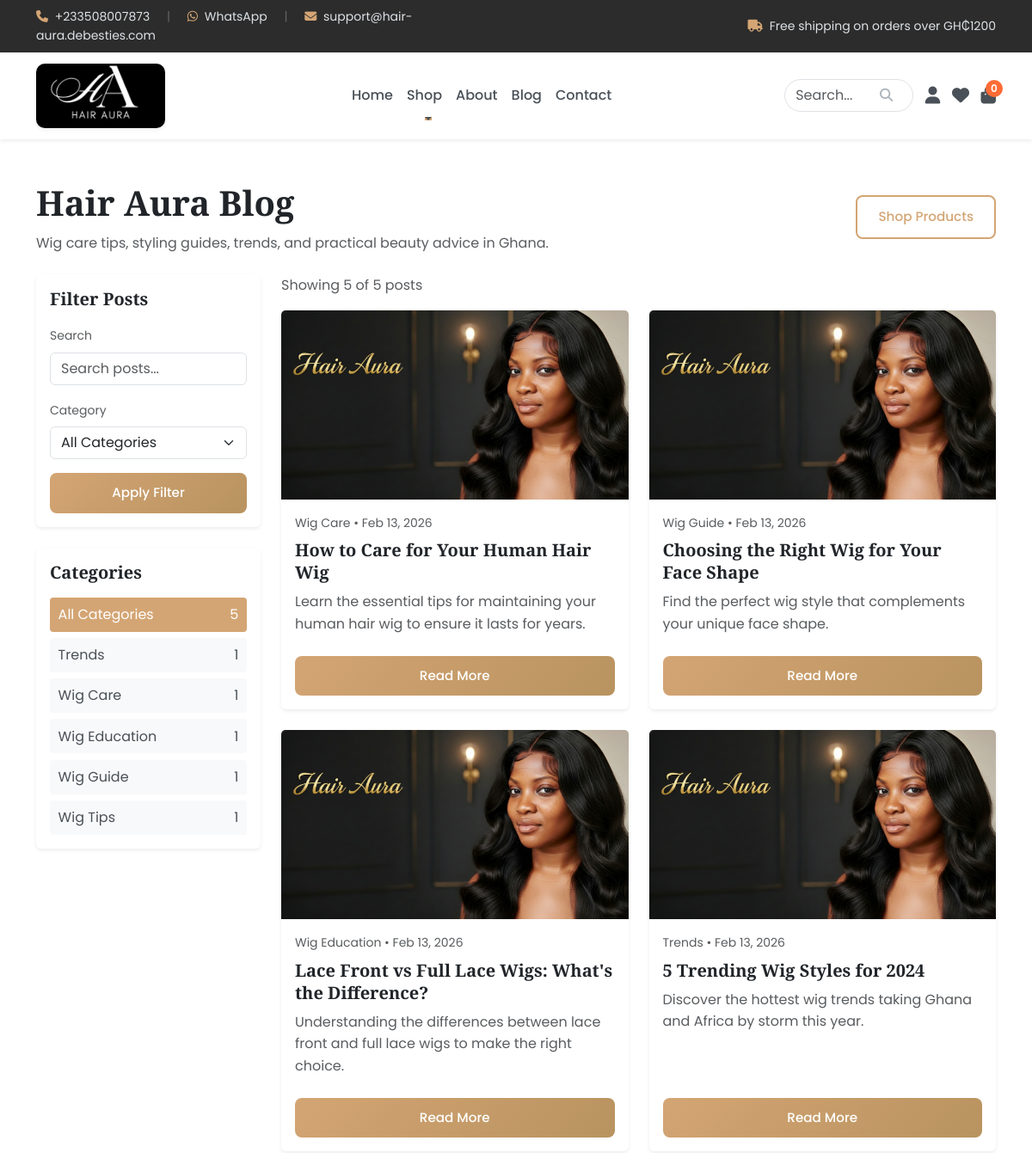
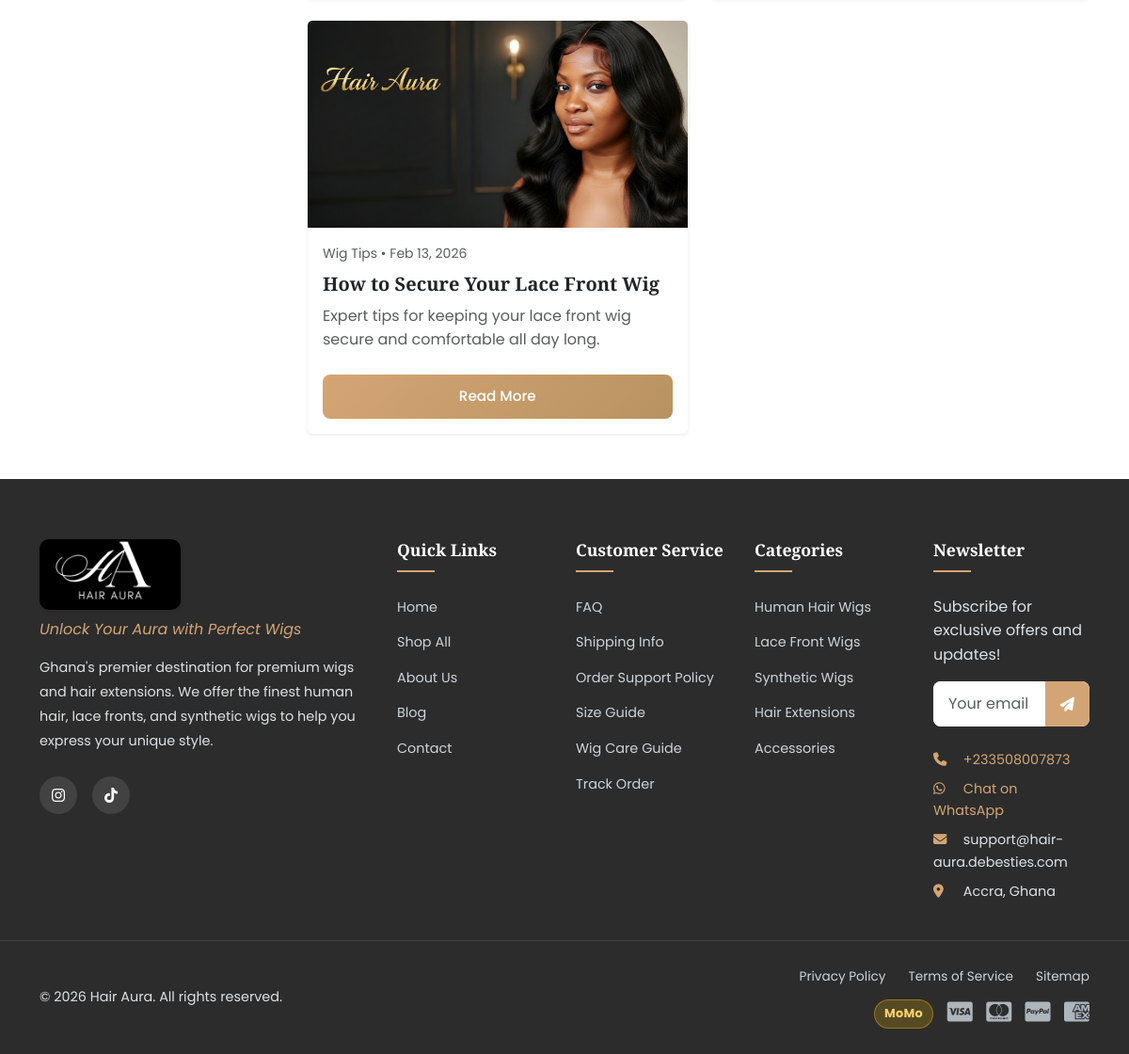
Page /blog on the committed database (2 pictures, top to bottom).
### tables this page shows
CREATE TABLE `blog_posts` (
    `id` INT UNSIGNED AUTO_INCREMENT PRIMARY KEY,
    `title` VARCHAR(255) NOT NULL,
    `slug` VARCHAR(255) NOT NULL UNIQUE,
    `excerpt` TEXT DEFAULT NULL,
    `content` LONGTEXT NOT NULL,
    `featured_image` VARCHAR(255) DEFAULT NULL,
    `author_id` INT UNSIGNED NOT NULL,
    `category` VARCHAR(100) DEFAULT 'General',
    `tags` VARCHAR(255) DEFAULT NULL,
    `meta_title` VARCHAR(60) DEFAULT NULL,
    `meta_description` VARCHAR(160) DEFAULT NULL,
    `view_count` INT UNSIGNED DEFAULT 0,
    `is_published` TINYINT(1) DEFAULT 0,
    `published_at` DATETIME DEFAULT NULL,
    `created_at` TIMESTAMP DEFAULT CURRENT_TIMESTAMP,
    `updated_at` TIMESTAMP DEFAULT CURRENT_TIMESTAMP ON UPDATE CURRENT_TIMESTAMP,
    FOREIGN KEY (`author_id`) REFERENCES `users`(`id`) ON DELETE RESTRICT,
    INDEX `idx_slug` (`slug`),
    INDEX `idx_published` (`is_published`),
    INDEX `idx_category` (`category`),
    FULLTEXT INDEX `idx_search` (`title`, `content`)
);

### app/Views/pages/blog.php (the view, shortened to what the rows shown need)
<?php
$selectedCategory = $selectedCategory ?? '';
$searchQuery = $searchQuery ?? '';
$pagination = $pagination ?? ['current_page' => 1, 'last_page' => 1, 'total' => count($posts ?? [])];
$categories = $categories ?? [];
$buildBlogUrl = function(int $page = 1, ?string $category = null, ?string $query = null): string {
    $params = [];
    if ($page > 1) {
        $params['page'] = $page;
    }
    if (!empty($category)) {
        $params['category'] = $category;
    }
    if (!empty($query)) {
        $params['q'] = $query;
    }
    $base = url('/blog');
    return empty($params) ? $base : $base . '?' . http_build_query($params);
};
$resolveBlogImage = function(array $post): string {
    if (empty($post['featured_image'])) {
        return asset('/img/product-placeholder.png');
    }
    $image = trim((string) $post['featured_image']);
    if ($image === '') {
        return asset('/img/product-placeholder.png');
    }
    if (str_starts_with($image, 'http://') || str_starts_with($image, 'https://')) {
        return $image;
    }
    if (str_starts_with($image, '/')) {
        return $image;
    }
    if (str_contains($image, '/')) {
        return asset('/uploads/' . ltrim($image, '/'));
    }
    return asset('/uploads/blog/' . ltrim($image, '/'));
};
?>
<section class="blog-page py-5">
    <div class="container">
        <div class="blog-page-heading d-flex flex-wrap justify-content-between align-items-center gap-3 mb-4">
            <div>
                <h1 class="mb-2">Hair Aura Blog</h1>
                <p class="text-muted mb-0">Wig care tips, styling guides, trends, and practical beauty advice in Ghana.</p>
            </div>
            <a href="<?= url('/shop') ?>" class="btn btn-outline-primary">Shop Products</a>
        </div>
        <div class="row g-4">
            <aside class="col-lg-3">
                <div class="card shadow-sm border-0 mb-4">
                    <div class="card-body">
                        <h5 class="mb-3">Filter Posts</h5>
                        <form method="get" action="<?= url('/blog') ?>" class="search-form blog-filter-form" data-live-search="blog">
                            <div class="mb-3">
                                <label class="form-label small text-muted">Search</label>
                                <input type="text" name="q" class="form-control" placeholder="Search posts..." value="<?= htmlspecialchars($searchQuery) ?>" autocomplete="off">
                            </div>
                            <div class="mb-3">
                                <label class="form-label small text-muted">Category</label>
                                <select name="category" class="form-select">
                                    <option value="">All Categories</option>
                                </select>
                            </div>
                            <button type="submit" class="btn btn-primary w-100">Apply Filter</button>
                        </form>
                    </div>
                </div>
                <div class="card shadow-sm border-0">
                    <div class="card-body">
                        <h5 class="mb-3">Categories</h5>
                        <ul class="blog-category-list list-unstyled mb-0">
                            <li>
                                <a href="<?= htmlspecialchars($buildBlogUrl(1, null, $searchQuery)) ?>" class="<?= $selectedCategory === '' ? 'active' : '' ?>">
                                    All Categories
                                    <span><?= array_sum(array_map(static fn($row) => (int) $row['post_count'], $categories)) ?></span>
                                </a>
                            </li>
                            <?php foreach ($categories as $category): ?>
                            <li>
                                <a href="<?= htmlspecialchars($buildBlogUrl(1, $category['category'], $searchQuery)) ?>" class="<?= $selectedCategory === $category['category'] ? 'active' : '' ?>">
                                    <?= htmlspecialchars($category['category']) ?>
                                    <span><?= (int) $category['post_count'] ?></span>
                                </a>
                            </li>
                            <?php endforeach; ?>
                        </ul>
                    </div>
                </div>
            </aside>
            <div class="col-lg-9">
                <div class="d-flex justify-content-between align-items-center mb-3">
                    <p class="mb-0 text-muted">Showing <?= count($posts) ?> of <?= (int) ($pagination['total'] ?? 0) ?> posts</p>
                </div>
                <?php if (empty($posts)): ?>
                    <div class="alert alert-info mb-0">No blog posts found. Try adjusting your filters.</div>
                <?php else: ?>
                    <div class="row g-4">
                        <?php foreach ($posts as $post): ?>
                            <?php $imagePath = $resolveBlogImage($post); ?>
                            <div class="col-md-6">
                                <article class="card h-100 shadow-sm border-0 blog-card">
                                    <a href="<?= url('/blog/' . $post['slug']) ?>">
                                        <img src="<?= htmlspecialchars($imagePath) ?>" class="card-img-top blog-card-image" alt="<?= htmlspecialchars($post['title']) ?>" onerror="this.onerror=null;this.src='<?= asset('/img/product-placeholder.png') ?>';">
                                    </a>
                                    <div class="card-body d-flex flex-column">
                                        <div class="small text-muted mb-2">
                                            <?= htmlspecialchars($post['category'] ?? 'General') ?> •
                                            <?= date('M d, Y', strtotime($post['published_at'] ?: $post['created_at'])) ?>
                                        </div>
                                        <h5 class="card-title"><?= htmlspecialchars($post['title']) ?></h5>
                                        <p class="card-text text-muted flex-grow-1">
                                            <?= htmlspecialchars($post['excerpt'] ?: substr(strip_tags($post['content'] ?? ''), 0, 130) . '...') ?>
                                        </p>
                                        <a href="<?= url('/blog/' . $post['slug']) ?>" class="btn btn-primary mt-2">Read More</a>
                                    </div>
                                </article>
                            </div>
                        <?php endforeach; ?>
                    </div>
                <?php endif; ?>
            </div>
        </div>
    </div>
</section>

### app/Core/Router.php (shortened to what the rows shown need)
<?php
class Router
{
    private array $routes = [];
    private array $params = [];
    private array $middleware = [];
    private string $currentGroup = '';
    public function group(string $prefix, callable $callback): self
    {
        $previousGroup = $this->currentGroup;
        $this->currentGroup = $previousGroup . $prefix;
        $this->currentGroup = $previousGroup;
        return $this;
    }
    private function addRoute(string $method, string $route, $callback): self
    {
        $route = $this->currentGroup . $route;
        $pattern = $this->convertRouteToRegex($route);
        $this->routes[$method][$pattern] = [
            'callback' => $callback,
            'middleware' => $this->middleware,
            'original' => $route
        ];
        return $this;
    }
    private function convertRouteToRegex(string $route): string
    {
        $constraintTokens = [];
        $route = preg_replace_callback(
            '/\{(\w+):([^}]+)\}/',
            function (array $matches) use (&$constraintTokens): string {
                $token = '__ROUTE_CONSTRAINT_' . count($constraintTokens) . '__';
                $constraintTokens[$token] = '(?P<' . $matches[1] . '>' . $matches[2] . ')';
                return $token;
            },
            $route
        );
        $route = preg_replace('/[\.\+\*\?\^\$\[\]\|]/', '\\$0', $route);
        if (!empty($constraintTokens)) {
            $route = str_replace(array_keys($constraintTokens), array_values($constraintTokens), $route);
        }
        $route = preg_replace('/\{(\w+)\}/', '(?P<$1>[^/]+)', $route);
        $route = preg_replace('/\{(\w+)\?\}/', '(?P<$1>[^/]*)', $route);
        $route = preg_replace('/\{(\w+):([^}]+)\}/', '(?P<$1>$2)', $route);
        return '#^' . $route . '$#';
    }
    public function dispatch(string $url, string $method)
    {
        $url = parse_url($url, PHP_URL_PATH) ?? $url;
        $url = rtrim($url, '/') ?: '/';
        $methodsToTry = [$method, 'ANY'];
        foreach ($methodsToTry as $httpMethod) {
            foreach ($this->routes[$httpMethod] as $pattern => $route) {
                if (preg_match($pattern, $url, $matches)) {
                    $this->params = array_filter($matches, 'is_string', ARRAY_FILTER_USE_KEY);
                    return $this->executeCallback($route['callback']);
                }
            }
        }
        throw new Exception('Page not found', 404);
    }
    private function executeCallback($callback)
    {
        $args = array_values($this->params);
        if (is_array($callback) && count($callback) === 2) {
            $method = $callback[1];
            $instance = new $controller();
            return call_user_func_array([$instance, $method], $args);
        }
        throw new Exception('Invalid route callback', 500);
    }
}

### rows in the picture
blog_posts: category "Wig Care", published_at "Feb 13, 2026", title "How to Care for Your Human Hair Wig", excerpt "Learn the essential tips for maintaining your human hair wig to ensure it lasts for years."
blog_posts: category "Wig Guide", published_at "Feb 13, 2026", title "Choosing the Right Wig for Your Face Shape", excerpt "Find the perfect wig style that complements your unique face shape."
blog_posts: category "Wig Education", published_at "Feb 13, 2026", title "Lace Front vs Full Lace Wigs: What's the Difference?", excerpt "Understanding the differences between lace front and full lace wigs to make the right choice."
blog_posts: category "Trends", published_at "Feb 13, 2026", title "5 Trending Wig Styles for 2024", excerpt "Discover the hottest wig trends taking Ghana and Africa by storm this year."
blog_posts: category "Wig Tips", published_at "Feb 13, 2026", title "How to Secure Your Lace Front Wig", excerpt "Expert tips for keeping your lace front wig secure and comfortable all day long."

### other values in the picture
$category['category'] "Trends"
$category['post_count'] "1"
$category['category'] "Wig Care"
$category['category'] "Wig Education"
$category['category'] "Wig Guide"
$category['category'] "Wig Tips"
count($posts) "5"
